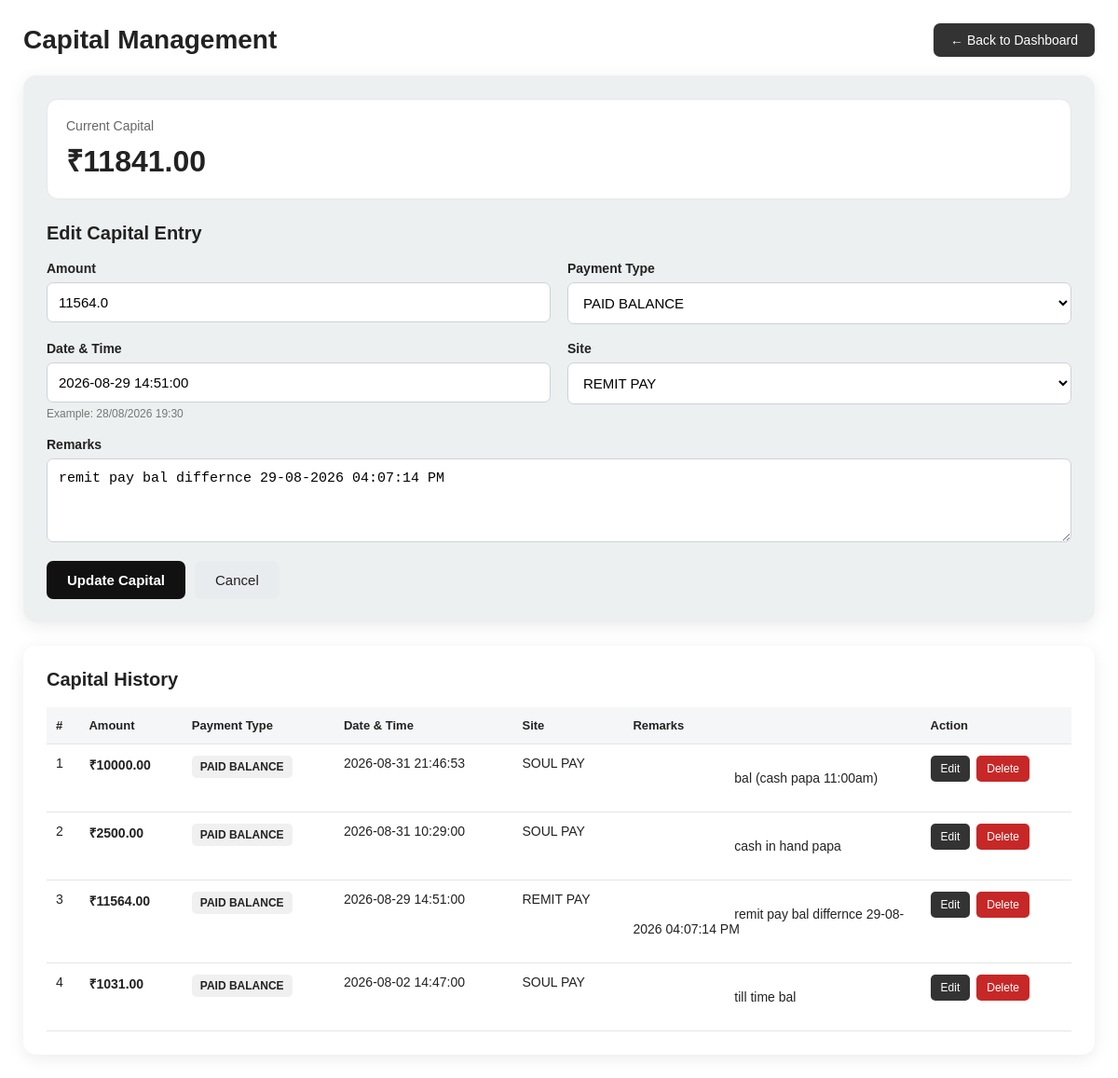
Screenshot of /edit-capital/16 with the database file from the repository.
### tables this page shows
CREATE TABLE capital (
            id INTEGER PRIMARY KEY,
            amount REAL DEFAULT 0
        );

CREATE TABLE capital_history (
            id INTEGER PRIMARY KEY AUTOINCREMENT,
            amount REAL NOT NULL DEFAULT 0,
            transaction_datetime TEXT NOT NULL,
            site TEXT DEFAULT '',
            created_at TEXT DEFAULT CURRENT_TIMESTAMP
        , payment_type TEXT DEFAULT 'PAID', remarks TEXT DEFAULT '');

### app.py (the view, shortened to what this page needs)
@app.route(
    "/edit-capital/<int:history_id>",
    methods=["GET", "POST"]
)
def edit_capital(history_id):
    conn = get_db()
    history = conn.execute("""
        SELECT *
        FROM capital_history

        WHERE id = ?
    """, (history_id,)).fetchone()
    if history is None:
        conn.close()
        return "Capital history not found."
    if request.method == "GET":
        conn.close()
        return render_template(
            "capital.html",
            capital=get_capital(),
            capital_history=get_capital_history(),
            edit_history=history
        )

### app.py (called while the page is built)
def get_db():
    conn = sqlite3.connect(DATABASE)
    conn.row_factory = sqlite3.Row
    return conn

def get_capital():
    conn = get_db()
    row = conn.execute("""
        SELECT amount
        FROM capital
        WHERE id = 1
    """).fetchone()
    conn.close()
    if row is None:
        return 0.0
    return float(row["amount"] or 0)

def get_capital_history():
    conn = get_db()
    rows = conn.execute("""
        SELECT
            id,
            amount,
            transaction_datetime,
            site,
            payment_type,
            remarks,
            created_at

        FROM capital_history

        ORDER BY id DESC
    """).fetchall()
    conn.close()
    return rows

### templates/capital.html (shortened to what this page needs)
<!DOCTYPE html>
<html lang="en">
<head>
</head>
<body>
<div class="container">
    <div class="top-bar">
        <h1 class="title">Capital Management</h1>
        <a href="{{ url_for('home') }}" class="back-btn">
            ← Back to Dashboard
        </a>
    </div>
    <div class="capital-card">
        <div class="capital-balance">
            <div class="capital-label">
                Current Capital
            </div>
            <div class="capital-value">
                ₹{{ "%.2f"|format(capital|float) }}
            </div>
        </div>
        {% if edit_history %}
        <h2 class="form-title">
            Edit Capital Entry
        </h2>
        <form method="POST"
              action="{{ url_for('edit_capital', history_id=edit_history['id']) }}">
            <div class="form-grid">
                <div class="form-group">
                    <label for="amount">
                        Amount
                    </label>
                    <input
                        type="number"
                        id="amount"
                        name="amount"
                        step="0.01"
                        min="0"
                        value="{{ edit_history['amount'] }}"
                        required
                    >
                </div>
                <div class="form-group">
                    <label for="payment_type">
                        Payment Type
                    </label>
                    <select
                        id="payment_type"
                        name="payment_type"
                        required
                    >
                        <option value="PAID BALANCE"
                            {% if edit_history['payment_type'] == 'PAID BALANCE' %}selected{% endif %}>
                            PAID BALANCE
                        </option>
                    </select>
                </div>
                <div class="form-group">
                    <label for="transaction_datetime">
                        Date & Time
                    </label>
                    <input
                        type="text"
                        id="transaction_datetime"
                        name="transaction_datetime"
                        value="{{ edit_history['transaction_datetime'] }}"
                        placeholder="DD/MM/YYYY HH:MM"
                        autocomplete="off"
                        required
                    >
                    <div class="help-text">
                        Example: 28/08/2026 19:30
                    </div>
                </div>
                <div class="form-group">
                    <label for="site">
                        Site
                    </label>
                    <select
                        id="site"
                        name="site"
                        required
                    >
                        <option value="REMIT PAY"
                            {% if edit_history['site'] == 'REMIT PAY' %}selected{% endif %}>
                            REMIT PAY
                        </option>
                    </select>
                </div>
                <div class="form-group full">
                    <label for="remarks">
                        Remarks
                    </label>
                    <textarea
                        id="remarks"
                        name="remarks"
                        placeholder="Enter remarks"
                    >{{ edit_history['remarks'] or '' }}</textarea>
                </div>
            </div>
            <div class="submit-row">
                <button type="submit" class="save-btn">
                    Update Capital
                </button>
                <a href="{{ url_for('capital_page') }}"
                   class="cancel-btn">
                    Cancel
                </a>
            </div>
        </form>
        {% endif %}
    </div>
    <div class="history-card">
        <div class="history-header">
            <h2 class="history-title">
                Capital History
            </h2>
        </div>
        {% if capital_history %}
        <div class="table-wrapper">
            <table>
                <thead>
                    <tr>
                        <th>#</th>
                        <th>Amount</th>
                        <th>Payment Type</th>
                        <th>Date & Time</th>
                        <th>Site</th>
                        <th>Remarks</th>
                        <th>Action</th>
                    </tr>
                </thead>
                <tbody>
                    {% for row in capital_history %}
                    <tr>
                        <td>
                            {{ loop.index }}
                        </td>
                        <td class="amount-cell">
                            ₹{{ "%.2f"|format(row['amount']|float) }}
                        </td>
                        <td>
                            <span class="payment-type">
                                {{ row['payment_type'] or '-' }}
                            </span>
                        </td>
                        <td>
                            {{ row['transaction_datetime'] or '-' }}
                        </td>
                        <td>
                            {{ row['site'] or '-' }}
                        </td>
                        <td class="remarks-cell">
                            {{ row['remarks'] or '-' }}
                        </td>
                        <td>
                            <div class="action-buttons">
                                <a
                                    href="{{ url_for('edit_capital', history_id=row['id']) }}"
                                    class="edit-btn"
                                >
                                    Edit
                                </a>
                                <form
                                    method="POST"
                                    action="{{ url_for('delete_capital', history_id=row['id']) }}"
                                    onsubmit="return confirm('Are you sure you want to delete this capital entry?');"
                                >
                                    <button
                                        type="submit"
                                        class="delete-btn"
                                    >
                                        Delete
                                    </button>
                                </form>
                            </div>
                        </td>
                    </tr>
                    {% endfor %}
                </tbody>
            </table>
        </div>
        {% else %}
        <div class="empty">
            No capital history found.
        </div>
        {% endif %}
    </div>
</div>
</body>
</html>

### templates/capital.html (style rules this page uses)
* { box-sizing: border-box; }
body { margin: 0; padding: 25px; background: white; font-family: Arial, Helvetica, sans-serif; color: #222; }
.container { max-width: 1200px; margin: auto; }
.top-bar { display: flex; justify-content: space-between; align-items: center; gap: 15px; margin-bottom: 20px; flex-wrap: wrap; }
.title { margin: 0; font-size: 28px; font-weight: 700; }
.back-btn { text-decoration: none; background: #333; color: white; padding: 10px 18px; border-radius: 7px; font-size: 14px; }
.capital-card { background: rgb(236, 240, 241); border-radius: 14px; padding: 25px; box-shadow: 0 4px 18px rgba(0,0,0,0.08); margin-bottom: 25px; }
.capital-balance { background: white; border: 1px solid #e3e7eb; border-radius: 12px; padding: 20px; margin-bottom: 25px; }
.capital-label { color: #666; font-size: 14px; margin-bottom: 7px; }
.capital-value { font-size: 32px; font-weight: 700; }
.form-title { font-size: 20px; margin: 0 0 18px 0; }
.form-grid { display: grid; grid-template-columns: repeat(2, 1fr); gap: 18px; }
.form-group { display: flex; flex-direction: column; }
.form-group.full { grid-column: 1 / -1; }
label { font-size: 14px; font-weight: 600; margin-bottom: 7px; }
input, select, textarea { width: 100%; border: 1px solid #ccd2d8; border-radius: 7px; padding: 12px; font-size: 15px; outline: none; background: white; }
textarea { min-height: 90px; resize: vertical; }
.help-text { margin-top: 5px; color: #777; font-size: 12px; }
.submit-row { margin-top: 20px; display: flex; gap: 10px; flex-wrap: wrap; }
.save-btn { border: none; background: #111; color: white; padding: 12px 22px; border-radius: 7px; cursor: pointer; font-size: 15px; font-weight: 600; }
.cancel-btn { text-decoration: none; background: #e9ecef; color: #222; padding: 12px 22px; border-radius: 7px; font-size: 15px; }
.history-card { background: white; border-radius: 14px; padding: 25px; box-shadow: 0 4px 18px rgba(0,0,0,0.08); }
.history-header { display: flex; justify-content: space-between; align-items: center; margin-bottom: 18px; flex-wrap: wrap; gap: 10px; }
.history-title { margin: 0; font-size: 20px; }
.table-wrapper { overflow-x: auto; }
table { width: 100%; border-collapse: collapse; min-width: 900px; }
th, td { border-bottom: 1px solid #e5e5e5; padding: 12px 10px; text-align: left; vertical-align: top; }
th { background: #f5f6f7; font-size: 13px; }
td { font-size: 14px; }
.amount-cell { font-weight: 700; white-space: nowrap; }
.payment-type { display: inline-block; padding: 5px 9px; border-radius: 5px; background: #f0f0f0; font-size: 12px; font-weight: 700; }
.remarks-cell { max-width: 250px; white-space: pre-wrap; word-break: break-word; }
.action-buttons { display: flex; gap: 7px; flex-wrap: wrap; }
.edit-btn { text-decoration: none; background: #333; color: white; padding: 7px 11px; border-radius: 5px; font-size: 12px; }
.delete-btn { border: none; background: #c62828; color: white; padding: 7px 11px; border-radius: 5px; font-size: 12px; cursor: pointer; }

### rows the page displays
capital: amount "11841.00"
capital_history: amount "11564.0", payment_type "PAID BALANCE", transaction_datetime "2026-08-29 14:51:00", site "REMIT PAY", remarks "remit pay bal differnce 29-08-2026 04:07:14 PM", amount "11564.00"
capital_history: amount "10000.00", payment_type "PAID BALANCE", transaction_datetime "2026-08-31 21:46:53", site "SOUL PAY", remarks "bal (cash papa 11:00am)"
capital_history: amount "2500.00", payment_type "PAID BALANCE", transaction_datetime "2026-08-31 10:29:00", site "SOUL PAY", remarks "cash in hand papa"
capital_history: amount "1031.00", payment_type "PAID BALANCE", transaction_datetime "2026-08-02 14:47:00", site "SOUL PAY", remarks "till time bal"
